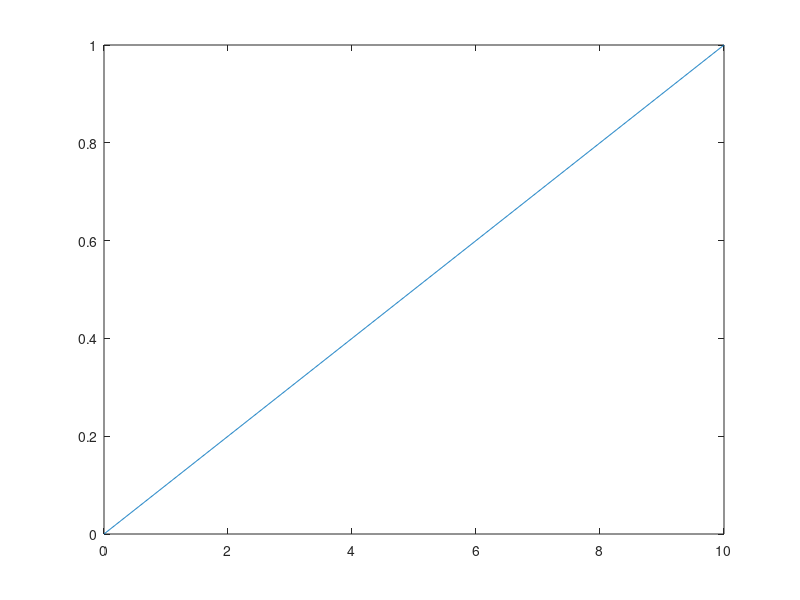

The MATLAB script that drew this image:
% Matlab Script that plots linear characteristic of VCA-Core
maxCV = 10.0;
cv = 0:0.01:maxCV;
y = cv / maxCV;
plot (cv,y);
